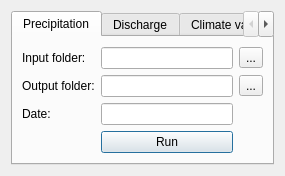
<?xml version="1.0" encoding="UTF-8"?>
<ui version="4.0">
 <class>MGBInputTool</class>
 <widget class="QDialog" name="MGBInputTool">
  <property name="geometry">
   <rect>
    <x>0</x>
    <y>0</y>
    <width>285</width>
    <height>174</height>
   </rect>
  </property>
  <property name="windowTitle">
   <string>MGBInputTool</string>
  </property>
  <property name="locale">
   <locale language="English" country="UnitedStates"/>
  </property>
  <layout class="QGridLayout" name="gridLayout_5">
   <item row="0" column="0">
    <widget class="QTabWidget" name="tabWidget">
     <property name="currentIndex">
      <number>0</number>
     </property>
     <widget class="QWidget" name="tab">
      <attribute name="title">
       <string>Precipitation</string>
      </attribute>
      <layout class="QGridLayout" name="gridLayout_4">
       <item row="0" column="0">
        <layout class="QGridLayout" name="gridLayout_2">
         <item row="0" column="0">
          <widget class="QLabel" name="label">
           <property name="text">
            <string>Input folder:</string>
           </property>
          </widget>
         </item>
         <item row="0" column="1">
          <widget class="QLineEdit" name="lineEdit"/>
         </item>
         <item row="0" column="2">
          <widget class="QToolButton" name="toolButton">
           <property name="text">
            <string>...</string>
           </property>
          </widget>
         </item>
         <item row="1" column="0">
          <widget class="QLabel" name="label_2">
           <property name="text">
            <string>Output folder:</string>
           </property>
          </widget>
         </item>
         <item row="1" column="1">
          <widget class="QLineEdit" name="lineEdit_2"/>
         </item>
         <item row="1" column="2">
          <widget class="QToolButton" name="toolButton_2">
           <property name="text">
            <string>...</string>
           </property>
          </widget>
         </item>
         <item row="2" column="0">
          <widget class="QLabel" name="label_3">
           <property name="text">
            <string>Date:</string>
           </property>
          </widget>
         </item>
         <item row="2" column="1">
          <widget class="QLineEdit" name="lineEdit_3"/>
         </item>
         <item row="3" column="1">
          <widget class="QPushButton" name="pushButton_3">
           <property name="text">
            <string>Run</string>
           </property>
          </widget>
         </item>
        </layout>
       </item>
      </layout>
     </widget>
     <widget class="QWidget" name="tab_2">
      <attribute name="title">
       <string>Discharge</string>
      </attribute>
      <layout class="QGridLayout" name="gridLayout_6">
       <item row="0" column="0">
        <layout class="QGridLayout" name="gridLayout">
         <item row="0" column="0">
          <widget class="QLabel" name="label_4">
           <property name="text">
            <string>Input folder:</string>
           </property>
          </widget>
         </item>
         <item row="0" column="1">
          <widget class="QLineEdit" name="lineEdit_4"/>
         </item>
         <item row="0" column="2">
          <widget class="QToolButton" name="toolButton_3">
           <property name="text">
            <string>...</string>
           </property>
          </widget>
         </item>
         <item row="1" column="0">
          <widget class="QLabel" name="label_5">
           <property name="text">
            <string>Output folder:</string>
           </property>
          </widget>
         </item>
         <item row="1" column="1">
          <widget class="QLineEdit" name="lineEdit_5"/>
         </item>
         <item row="1" column="2">
          <widget class="QToolButton" name="toolButton_4">
           <property name="text">
            <string>...</string>
           </property>
          </widget>
         </item>
         <item row="2" column="0">
          <widget class="QLabel" name="label_6">
           <property name="text">
            <string>Date:</string>
           </property>
          </widget>
         </item>
         <item row="2" column="1">
          <widget class="QLineEdit" name="lineEdit_6"/>
         </item>
         <item row="3" column="1">
          <widget class="QPushButton" name="pushButton_2">
           <property name="text">
            <string>Run</string>
           </property>
          </widget>
         </item>
        </layout>
       </item>
      </layout>
     </widget>
     <widget class="QWidget" name="tab_3">
      <attribute name="title">
       <string>Climate variables</string>
      </attribute>
      <layout class="QGridLayout" name="gridLayout_7">
       <item row="0" column="0">
        <layout class="QGridLayout" name="gridLayout_3">
         <item row="0" column="0">
          <widget class="QLabel" name="label_7">
           <property name="text">
            <string>Input folder:</string>
           </property>
          </widget>
         </item>
         <item row="0" column="1">
          <widget class="QLineEdit" name="lineEdit_7"/>
         </item>
         <item row="0" column="2">
          <widget class="QToolButton" name="toolButton_5">
           <property name="text">
            <string>...</string>
           </property>
          </widget>
         </item>
         <item row="1" column="0">
          <widget class="QLabel" name="label_8">
           <property name="text">
            <string>Output folder:</string>
           </property>
          </widget>
         </item>
         <item row="1" column="1">
          <widget class="QLineEdit" name="lineEdit_8"/>
         </item>
         <item row="1" column="2">
          <widget class="QToolButton" name="toolButton_6">
           <property name="text">
            <string>...</string>
           </property>
          </widget>
         </item>
         <item row="2" column="0">
          <widget class="QLabel" name="label_9">
           <property name="text">
            <string>Date:</string>
           </property>
          </widget>
         </item>
         <item row="2" column="1">
          <widget class="QLineEdit" name="lineEdit_9"/>
         </item>
         <item row="3" column="1">
          <widget class="QPushButton" name="pushButton">
           <property name="text">
            <string>Run</string>
           </property>
          </widget>
         </item>
        </layout>
       </item>
      </layout>
     </widget>
    </widget>
   </item>
  </layout>
 </widget>
 <resources/>
 <connections/>
</ui>
